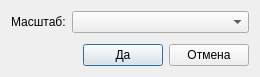
<?xml version="1.0" encoding="UTF-8"?>
<ui version="4.0">
 <class>ScaleDialog</class>
 <widget class="QDialog" name="ScaleDialog">
  <property name="geometry">
   <rect>
    <x>0</x>
    <y>0</y>
    <width>260</width>
    <height>77</height>
   </rect>
  </property>
  <property name="windowTitle">
   <string>Масштаб изображения</string>
  </property>
  <layout class="QVBoxLayout" name="verticalLayout">
   <item>
    <layout class="QHBoxLayout" name="horizontalLayout_2">
     <item>
      <widget class="QLabel" name="scaleL">
       <property name="text">
        <string>Масштаб:</string>
       </property>
      </widget>
     </item>
     <item>
      <widget class="ICEGUI_NS::ScaleComboBox" name="scaleCB">
       <property name="sizePolicy">
        <sizepolicy hsizetype="MinimumExpanding" vsizetype="Fixed">
         <horstretch>0</horstretch>
         <verstretch>0</verstretch>
        </sizepolicy>
       </property>
      </widget>
     </item>
    </layout>
   </item>
   <item>
    <spacer name="verticalSpacer">
     <property name="orientation">
      <enum>Qt::Vertical</enum>
     </property>
     <property name="sizeHint" stdset="0">
      <size>
       <width>20</width>
       <height>0</height>
      </size>
     </property>
    </spacer>
   </item>
   <item>
    <layout class="QHBoxLayout" name="horizontalLayout">
     <item>
      <spacer name="horizontalSpacer">
       <property name="orientation">
        <enum>Qt::Horizontal</enum>
       </property>
       <property name="sizeHint" stdset="0">
        <size>
         <width>40</width>
         <height>20</height>
        </size>
       </property>
      </spacer>
     </item>
     <item>
      <widget class="QPushButton" name="okPB">
       <property name="text">
        <string>Да</string>
       </property>
      </widget>
     </item>
     <item>
      <widget class="QPushButton" name="cancelPB">
       <property name="text">
        <string>Отмена</string>
       </property>
      </widget>
     </item>
    </layout>
   </item>
  </layout>
 </widget>
 <customwidgets>
  <customwidget>
   <class>ICEGUI_NS::ScaleComboBox</class>
   <extends>QComboBox</extends>
   <header>scalecombobox.h</header>
  </customwidget>
 </customwidgets>
 <resources>
  <include location="../icegui.qrc"/>
 </resources>
 <connections>
  <connection>
   <sender>okPB</sender>
   <signal>clicked()</signal>
   <receiver>ScaleDialog</receiver>
   <slot>accept()</slot>
   <hints>
    <hint type="sourcelabel">
     <x>131</x>
     <y>55</y>
    </hint>
    <hint type="destinationlabel">
     <x>129</x>
     <y>38</y>
    </hint>
   </hints>
  </connection>
  <connection>
   <sender>cancelPB</sender>
   <signal>clicked()</signal>
   <receiver>ScaleDialog</receiver>
   <slot>reject()</slot>
   <hints>
    <hint type="sourcelabel">
     <x>212</x>
     <y>55</y>
    </hint>
    <hint type="destinationlabel">
     <x>129</x>
     <y>38</y>
    </hint>
   </hints>
  </connection>
 </connections>
</ui>
